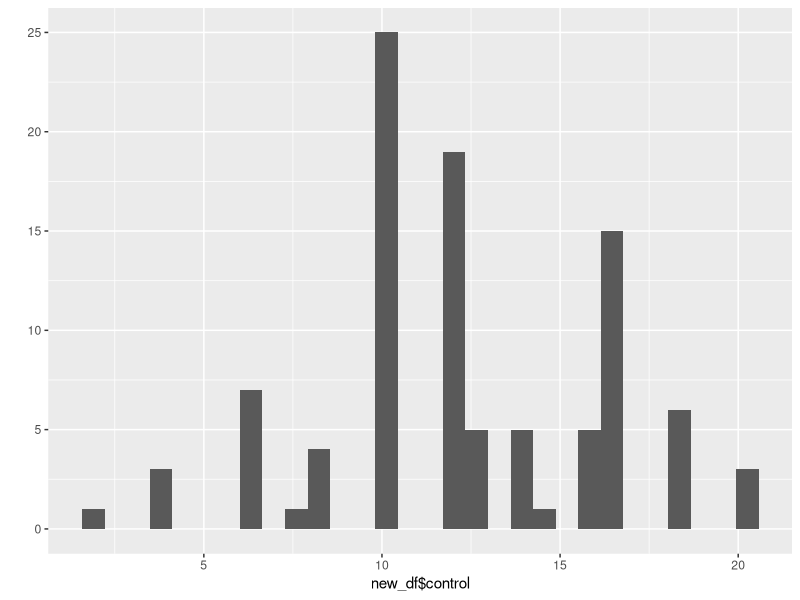
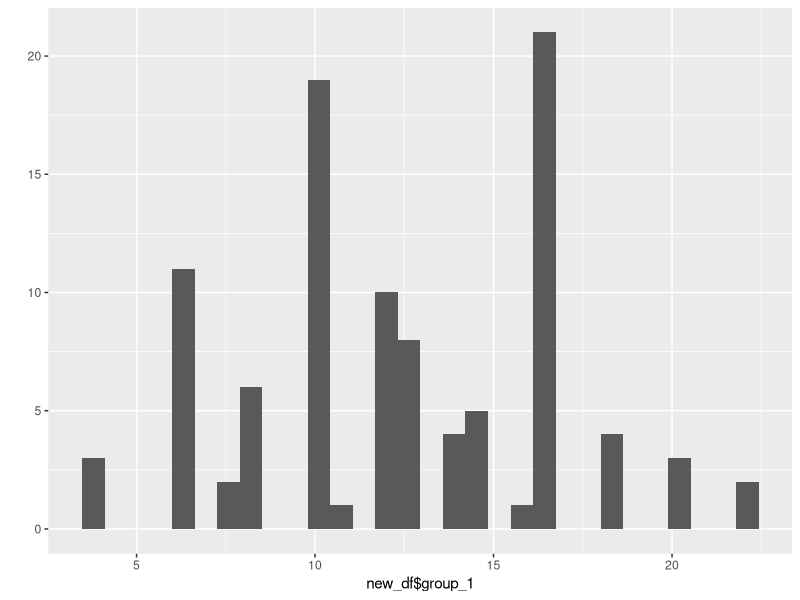
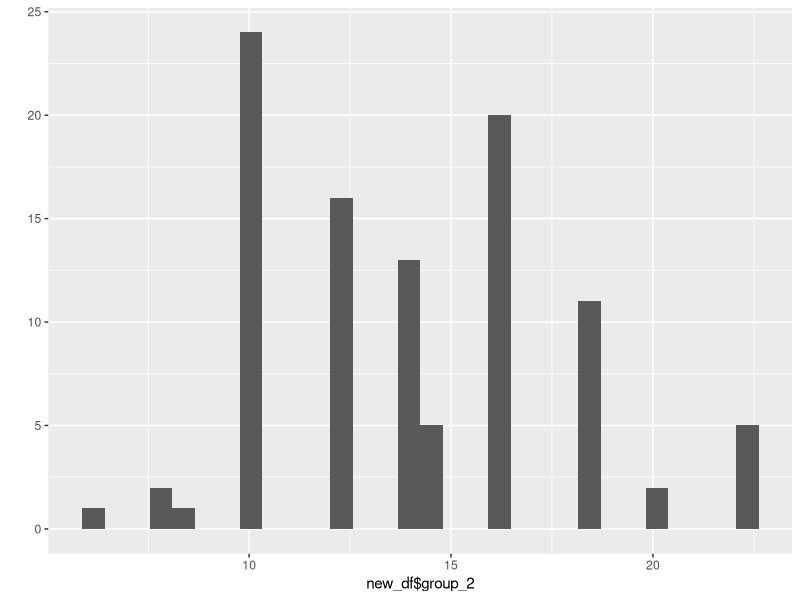

These charts were generated, in order, by the following R code:
## ---- chunk 1
knitr::opts_chunk$set(echo = TRUE)
library(tidyverse)
## ---- chunk 2
# create counter and vector
counter <- 0
my_vector <- c(0,3,6,25,0,3,7,0,0,12,8,5)

# create for loop
for (i in 1:length(my_vector)) {
  if (my_vector[i] == 0) {
    counter <- counter + 1 }
}

print(counter)
## ---- chunk 3
zeros <- sum(my_vector == 0)
print(zeros)
## ---- chunk 4
##############################
# FUNCTION: build_matrix
# packages: none
# purpose: build a matrix from two integers
# input: two integers
# output: a matrix
#-------------------- 
build_matrix <- function(x=2, y=3) {
  my_matrix <- matrix(nrow = x, ncol = y)
  for (i in 1:nrow(my_matrix)) {
  for (j in 1:ncol(my_matrix)) {
    my_matrix[i,j] <- (i*j)
  }
  }
  return(my_matrix)
}

# test function (default inputs)
build_matrix()
# test function (other inputs)
build_matrix(x=4,y=5)
## ---- chunk 5
# create a dataset
groups <- c(rep("Control",4),rep("Treatment1",4),
            rep("Treatment2",4))

y_var <- c(runif(4) + 1, runif(4) + 10, runif(4) + 26)

df <- data.frame(treatment=groups, y_var=y_var) 

# find means of original dataset for each group

control_mean <- mean(df[1:4,2])

group1_mean <- mean(df[5:8,2])

group2_mean <- mean(df[9:12,2])

means <- c(control_mean, group1_mean, group2_mean)

##############################
# FUNCTION: randomize_fun
# packages: none
# purpose: reshuffle and recalculate response variable
# input: dataframe with three groups and their response vars
# output: new dataframe with three group and vars
#-------------------- 
randomize_fun <- function(data=NULL) {
  new_df <- (data[,2] <- sample(data[,2]))
  new_c_mean <- mean(new_df[1:4])
  new_1_mean <- mean(new_df[5:8])
  new_2_mean <- mean(new_df[9:12])
  new_means <- c(new_c_mean, new_1_mean, new_2_mean)
  return(new_means)
}


# create empty grid to fill in
new_df <- expand.grid(replicate=1:100,
                        control=NA,
                        group_1=NA,
                        group_2=NA)

# for loop - repeat function 100x
for (i in 1:100) {
  new_means <- randomize_fun(data = df)
  new_df[i,2] <- new_means[1]
  new_df[i,3] <- new_means[2]
  new_df[i,4] <- new_means[3]
}

print(new_df)

# plot new mean distributions of each group
qplot(data = new_df, x = new_df$control)
qplot(data = new_df, x = new_df$group_1)
qplot(data = new_df, x = new_df$group_2)

# compare to original means of each group
print(means)

